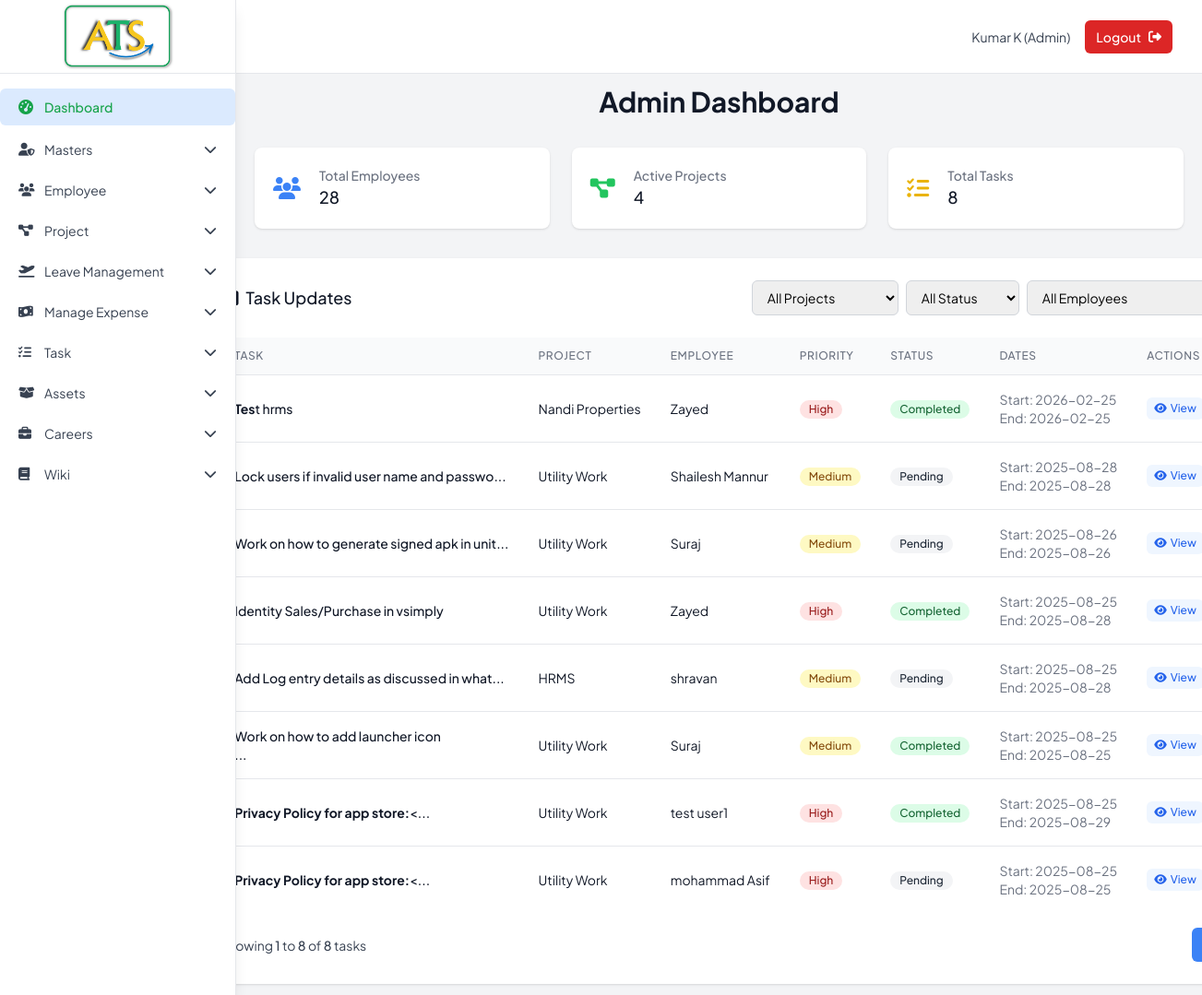
Screenshot of /admin/dashboard (signed in) with the database file from the repository.
### tables this page shows
CREATE TABLE tbl_task (
                task_id INTEGER PRIMARY KEY AUTOINCREMENT,
                project_id INTEGER NOT NULL,
                emp_id INTEGER NOT NULL,
                task_desc TEXT NOT NULL,
                priority TEXT NOT NULL,
                status TEXT DEFAULT 'pending',
                start_date DATE NOT NULL,
                end_date DATE,
                inserted_date DATETIME DEFAULT CURRENT_TIMESTAMP,
                FOREIGN KEY (project_id) REFERENCES tbl_project (project_id),
                FOREIGN KEY (emp_id) REFERENCES tbl_employee (emp_id)
            );

CREATE TABLE tbl_project (
                project_id INTEGER PRIMARY KEY AUTOINCREMENT,
                project_name TEXT NOT NULL,
                priority TEXT NOT NULL,
                project_desc TEXT,
                project_status TEXT DEFAULT 'active',
                start_date DATE NOT NULL,
                end_date DATE,
                inserted_date DATETIME DEFAULT CURRENT_TIMESTAMP
            );

CREATE TABLE tbl_employee (
                emp_id INTEGER PRIMARY KEY AUTOINCREMENT,
                first_name TEXT NOT NULL,
                last_name TEXT NOT NULL,
                gender TEXT NOT NULL,
                dob DATE NOT NULL,
                address TEXT NOT NULL,
                phone_no TEXT NOT NULL,
                email TEXT UNIQUE NOT NULL,
                password TEXT NOT NULL,
                status TEXT DEFAULT 'active',
                emp_type TEXT DEFAULT 'emp',
                inserted_date DATETIME DEFAULT CURRENT_TIMESTAMP
            , department TEXT);

### app.py (the view)
@app.route('/admin/dashboard')
def admin_dashboard():
    if 'user_id' not in session or session['emp_type'] != 'admin':
        return redirect(url_for('login'))
    page = int(request.args.get('page', 1))
    page_size = 10
    project_filter = request.args.get('project_filter', '')
    status_filter = request.args.get('status_filter', '')
    employee_filter = request.args.get('employee_filter', '')
    tasks, total_tasks = db.get_all_tasks_with_details_paginated(page, page_size, project_filter, status_filter, employee_filter)
    employees = db.get_employees()
    projects = db.get_projects()
    total_pages = math.ceil(total_tasks / page_size)
    return render_template('dashboard/admin_dashboard.html',
                         tasks=tasks,
                         employees=employees,
                         projects=projects,
                         page=page,
                         page_size=page_size,
                         total_tasks=total_tasks,
                         total_pages=total_pages,
                         project_filter=project_filter,
                         status_filter=status_filter,
                         employee_filter=employee_filter)

### app.py (called while the page is built)
@app.context_processor
def override_flash():
    already_called = {}
    original_get_flashed_messages = get_flashed_messages
    def custom_get_flashed_messages(*args, **kwargs):
        if already_called.get('called', False):
            return []
        already_called['called'] = True
        return original_get_flashed_messages(*args, **kwargs)
    return dict(get_flashed_messages=custom_get_flashed_messages)

### database.py (called while the page is built)
    def get_connection(self):
        return sqlite3.connect(self.db_name)

    def get_employees(self, status_filter='all'):
        conn = self.get_connection()
        cursor = conn.cursor()
        query = '''
            SELECT emp_id, first_name, last_name, gender, dob, address, phone_no, email, status, emp_type, inserted_date, password, department
            FROM tbl_employee
        '''
        params = []
        if status_filter != 'all':
            query += ' WHERE status = ?'
            params.append(status_filter)
        query += ' ORDER BY inserted_date DESC'
        cursor.execute(query, params)
        employees = cursor.fetchall()
        conn.close()
        return employees

    def get_projects(self):
        conn = self.get_connection()
        cursor = conn.cursor()
        cursor.execute('''
            SELECT project_id, project_name, priority, project_desc, project_status, start_date, end_date, inserted_date
            FROM tbl_project
            ORDER BY inserted_date DESC
        ''')
        projects = cursor.fetchall()
        conn.close()
        return projects

### templates/dashboard/admin_dashboard.html (shortened to what this page needs)
{% extends "layouts/base.html" %}
{% block content %}
<div class="max-w-7xl mx-auto lg:px-2 max-md:w-[23rem]">
    <div class="mb-8">
        <h1 class="text-2xl sm:text-3xl font-bold text-gray-900 text-center">Admin Dashboard</h1>
    </div>
    <div class="grid grid-cols-1 sm:grid-cols-2 md:grid-cols-3 gap-4 sm:gap-6 mb-8">
        <a href="{{ url_for('view_employees') }}"
            class="block bg-white overflow-hidden shadow rounded-lg hover:bg-gray-50 transition duration-200 cursor-pointer">
            <div class="p-4 sm:p-5">
                <div class="flex items-center">
                    <div class="flex-shrink-0">
                        <i class="fas fa-users text-blue-500 text-xl sm:text-2xl"></i>
                    </div>
                    <div class="ml-4 sm:ml-5 w-0 flex-1">
                        <dl>
                            <dt class="text-xs sm:text-sm font-medium text-gray-500 truncate">Total Employees</dt>
                            <dd class="text-base sm:text-lg font-medium text-gray-900">{{ employees|length }}</dd>
                        </dl>
                    </div>
                </div>
            </div>
        </a>
        <a href="{{ url_for('view_projects') }}"
            class="block bg-white overflow-hidden shadow rounded-lg hover:bg-gray-50 transition duration-200 cursor-pointer">
            <div class="p-4 sm:p-5">
                <div class="flex items-center">
                    <div class="flex-shrink-0">
                        <i class="fas fa-project-diagram text-green-500 text-xl sm:text-2xl"></i>
                    </div>
                    <div class="ml-4 sm:ml-5 w-0 flex-1">
                        <dl>
                            <dt class="text-xs sm:text-sm font-medium text-gray-500 truncate">Active Projects</dt>
                            <dd class="text-base sm:text-lg font-medium text-gray-900">{{ projects|length }}</dd>
                        </dl>
                    </div>
                </div>
            </div>
        </a>
        <a href="{{ url_for('view_tasks') }}"
            class="block bg-white overflow-hidden shadow rounded-lg hover:bg-gray-50 transition duration-200 cursor-pointer">
            <div class="p-4 sm:p-5">
                <div class="flex items-center">
                    <div class="flex-shrink-0">
                        <i class="fas fa-tasks text-yellow-500 text-xl sm:text-2xl"></i>
                    </div>
                    <div class="ml-4 sm:ml-5 w-0 flex-1">
                        <dl>
                            <dt class="text-xs sm:text-sm font-medium text-gray-500 truncate">Total Tasks</dt>
                            <dd class="text-base sm:text-lg font-medium text-gray-900">{{ total_tasks }}</dd>
                        </dl>
                    </div>
                </div>
            </div>
        </a>
    </div>
    <div class="flex flex-col justify-center items-center">
        <div class="bg-white shadow rounded-lg max-w-fit max-md:max-w-full">
            <div class="px-4 py-5 sm:p-6">
                <div class="flex flex-col sm:flex-row sm:justify-between sm:items-center mb-6 space-y-4 sm:space-y-0">
                    <h3 class="text-base sm:text-lg leading-6 font-medium text-gray-900">
                        Task Updates
                    </h3>
                    <div class="flex flex-col sm:flex-row sm:space-x-2 space-y-2 sm:space-y-0">
                        <select id="projectFilter"
                            class="border border-gray-300 rounded-md px-3 py-2 text-sm w-full sm:w-auto">
                            <option value="">All Projects</option>
                        </select>
                        <select id="statusFilter"
                            class="border border-gray-300 rounded-md px-3 py-2 text-sm w-full sm:w-auto">
                            <option value="">All Status</option>
                        </select>
                        <select id="employeeFilter"
                            class="border border-gray-300 rounded-md px-3 py-2 text-sm w-full sm:w-auto">
                            <option value="">All Employees</option>
                        </select>
                    </div>
                </div>
                <div class="overflow-x-auto">
                    <table class="min-w-full divide-y divide-gray-200" id="tasksTable">
                        <thead class="bg-gray-50">
                            <tr>
                                <th
                                    class="px-4 py-3 text-left text-xs font-medium text-gray-500 uppercase tracking-wider">
                                    Task</th>
                                <th
                                    class="px-4 py-3 text-left text-xs font-medium text-gray-500 uppercase tracking-wider">
                                    Project</th>
                                <th
                                    class="px-4 py-3 text-left text-xs font-medium text-gray-500 uppercase tracking-wider">
                                    Employee</th>
                                <th
                                    class="px-4 py-3 text-left text-xs font-medium text-gray-500 uppercase tracking-wider">
                                    Priority</th>
                                <th
                                    class="px-4 py-3 text-left text-xs font-medium text-gray-500 uppercase tracking-wider">
                                    Status</th>
                                <th
                                    class="px-4 py-3 text-left text-xs font-medium text-gray-500 uppercase tracking-wider">
                                    Dates</th>
                                <th
                                    class="px-4 py-3 text-left text-xs font-medium text-gray-500 uppercase tracking-wider">
                                    Actions</th>
                            </tr>
                        </thead>
                        <tbody class="bg-white divide-y divide-gray-200">
                            {% for task in tasks %}
                            <tr class="task-row" data-project="{{ task[6] }}" data-status="{{ task[3] }}"
                                data-employee="{{ task[7] }} {{ task[8] }}">
                                <td class="px-4 py-4 whitespace-nowrap">
                                    <div class="text-sm font-medium text-gray-900">{{ task[1][:50]|safe }}{% if
                                        task[1]|length > 50 %}...{% endif %}</div>
                                </td>
                                <td class="px-4 py-4 whitespace-nowrap">
                                    <div class="text-sm text-gray-900">{{ task[6] }}</div>
                                </td>
                                <td class="px-4 py-4 whitespace-nowrap">
                                    <div class="text-sm text-gray-900">{{ task[7] }} {{ task[8] }}</div>
                                </td>
                                <td class="px-4 py-4 whitespace-nowrap">
                                    <span class="inline-flex items-center px-2.5 py-0.5 rounded-full text-xs font-medium
                                        {% if task[2] == 'high' %}bg-red-100 text-red-800
                                        {% elif task[2] == 'medium' %}bg-yellow-100 text-yellow-800
                                        {% else %}bg-green-100 text-green-800{% endif %}">
                                        {{ task[2].title() }}
                                    </span>
                                </td>
                                <td class="px-4 py-4 whitespace-nowrap">
                                    <span class="inline-flex items-center px-2.5 py-0.5 rounded-full text-xs font-medium
                                        {% if task[3] == 'completed' %}bg-green-100 text-green-800
                                        {% elif task[3] == 'in_progress' %}bg-blue-100 text-blue-800
                                        {% else %}bg-gray-100 text-gray-800{% endif %}">
                                        {{ task[3].replace('_', ' ').title() }}
                                    </span>
                                </td>
                                <td class="px-4 py-4 whitespace-nowrap text-sm text-gray-500">
                                    <div>Start: {{ task[4] if task[4] else 'Not set' }}</div>
                                    <div>End: {{ task[5] if task[5] else 'Not set' }}</div>
                                </td>
                                <td class="px-4 py-4 whitespace-nowrap text-sm font-medium">
                                    <div class="flex space-x-2">
                                        <a href="{{ url_for('show_task_details', task_id=task[0]) }}"
                                            class="text-blue-600 hover:text-blue-900 bg-blue-50 hover:bg-blue-100 px-2 py-1 rounded-md text-xs transition duration-200">
                                            <i class="fas fa-eye mr-1"></i>View
                                        </a>
                                    </div>
                                </td>
                            </tr>
                            {% endfor %}
                        </tbody>
                    </table>
                </div>
                <div class="mt-4 flex justify-between items-center">
                    <div>
                        <p class="text-sm text-gray-700">
                            Showing <span class="font-medium">{{ (page - 1) * page_size + 1 }}</span> to <span
                                class="font-medium">{{ (page - 1) * page_size + tasks|length }}</span> of <span
                                class="font-medium">{{ total_tasks }}</span> tasks
                        </p>
                    </div>
                    <div class="flex space-x-2">
                        {% for p in range(1, total_pages + 1) %}
                        <a href="{{ url_for('admin_dashboard', page=p, project_filter=project_filter, status_filter=status_filter, employee_filter=employee_filter) }}"
                            class="px-3 py-2 rounded-md {% if p == page %}bg-blue-500 text-white{% else %}bg-gray-100 text-gray-700 hover:bg-gray-200{% endif %}">{{
                            p }}</a>
                        {% endfor %}
                    </div>
                </div>
            </div>
        </div>
    </div>
</div>
{% endblock %}

### templates/layouts/base.html (style rules this page uses)
html { scroll-behavior:smooth }
body { font-family:"Plus Jakarta Sans",sans-serif; font-size: 14px; }

### rows the page displays
tbl_task: task_desc "Tes t hrms", project_name "Nandi Properties", first_name "Zayed", priority "High", status "Completed", start_date "2026-02-25", end_date "2026-02-25"
tbl_task: task_desc "Lock users if invalid user name and passwo", project_name "Utility Work", first_name "Shailesh", last_name "Mannur", priority "Medium", status "Pending", start_date "2025-08-28", end_date "2025-08-28"
tbl_task: task_desc "Work on how to generate signed apk in unit", project_name "Utility Work", first_name "Suraj", priority "Medium", status "Pending", start_date "2025-08-26", end_date "2025-08-26"
tbl_task: task_desc "Identity Sales/Purchase in vsimply", project_name "Utility Work", first_name "Zayed", priority "High", status "Completed", start_date "2025-08-25", end_date "2025-08-28"
tbl_task: task_desc "Add Log entry details as discussed in what", project_name "HRMS", first_name "shravan", priority "Medium", status "Pending", start_date "2025-08-25", end_date "2025-08-28"
tbl_task: task_desc "Work on how to add launcher icon", project_name "Utility Work", first_name "Suraj", priority "Medium", status "Completed", start_date "2025-08-25", end_date "2025-08-25"
tbl_task: task_desc "Privacy Policy for app store: <", project_name "Utility Work", first_name "test user1", priority "High", status "Completed", start_date "2025-08-25", end_date "2025-08-29"
tbl_task: task_desc "Privacy Policy for app store: <", project_name "Utility Work", first_name "mohammad", last_name "Asif", priority "High", status "Pending", start_date "2025-08-25", end_date "2025-08-25"

### other values shown
{{ label }} "Dashboard"
{{ session.first_name.title() }} "Kumar"
{{ session.last_name.title() }} "K"
{{ session.emp_type.title() }} "Admin"
{{ employees|length }} "28"
{{ projects|length }} "4"
{{ total_tasks }} "8"
{{ (page - 1) * page_size + 1 }} "1"
{{ (page - 1) * page_size + tasks|length }} "8"
